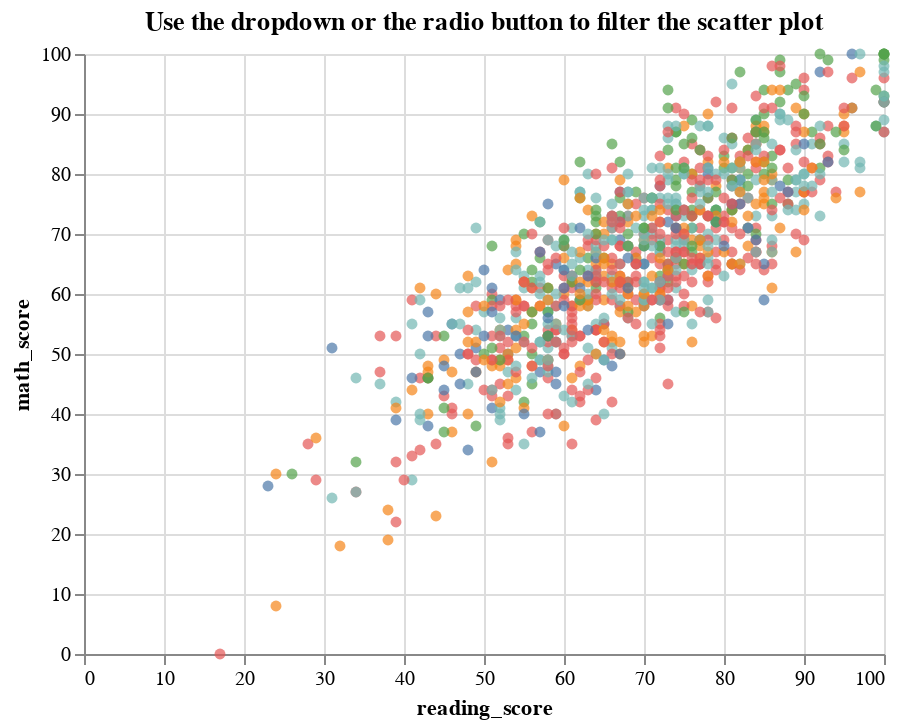

Notebook cell for this chart:
### Markdown cell above
## Multiple Interactions

### Code cell
# dropdown filter
parental_educations = df["parental_level_of_education"].unique()
parental_education_dropdown = alt.binding_select(options=parental_educations)
parental_education_select = alt.selection_single(
    fields=["parental_level_of_education"],
    bind=parental_education_dropdown,
    name="Parental Level of Education",
)

# radio filter
ethinicities = df["race/ethnicity"].unique()
ethinicity_radio = alt.binding_radio(options=ethinicities)
ethinicity_select = alt.selection_single(
    fields=["race/ethnicity"], bind=ethinicity_radio, name="Race/Ethnicity"
)
ethinicity_color_condition = alt.condition(
    ethinicity_select,
    alt.Color("race/ethnicity:N", legend=None),
    alt.value("lightgray"),
)

# Create scatter plot
chart = (
    alt.Chart(df)
    .mark_point(filled=True)
    .encode(x="reading_score:Q", y="math_score:Q")
    .add_selection(parental_education_select)
    .transform_filter(parental_education_select)
    .add_selection(ethinicity_select)
    .encode(color=ethinicity_color_condition)
).properties(title="Use the dropdown or the radio button to filter the scatter plot")
chart

### Figure 1 — Vega-Lite specification as saved in the notebook (floating-point values rounded to 4 significant figures; data arrays with more than 128 entries replaced by an {"elided": "..."} marker saying what was removed)
{"config": {"view": {"continuousWidth": 400, "continuousHeight": 300}}, "data": {"name": "data-d6c730ac972d41e3e69fe2b27dc7cf70"}, "mark": {"type": "point", "filled": true}, "encoding": {"color": {"condition": {"type": "nominal", "field": "race/ethnicity", "legend": null, "selection": "Race/Ethnicity"}, "value": "lightgray"}, "x": {"type": "quantitative", "field": "reading_score"}, "y": {"type": "quantitative", "field": "math_score"}}, "selection": {"Parental Level of Education": {"type": "single", "fields": ["parental_level_of_education"], "bind": {"input": "select", "options": ["bachelor's degree", "some college", "master's degree", "associate's degree", "high school", "some high school"]}}, "Race/Ethnicity": {"type": "single", "fields": ["race/ethnicity"], "bind": {"input": "radio", "options": ["group B", "group C", "group A", "group D", "group E"]}}}, "title": "Use the dropdown or the radio button to filter the scatter plot", "transform": [{"filter": {"selection": "Parental Level of Education"}}], "$schema": "https://vega.github.io/schema/vega-lite/v4.8.1.json", "datasets": {"data-d6c730ac972d41e3e69fe2b27dc7cf70": {"elided": "1000 records"}}}
